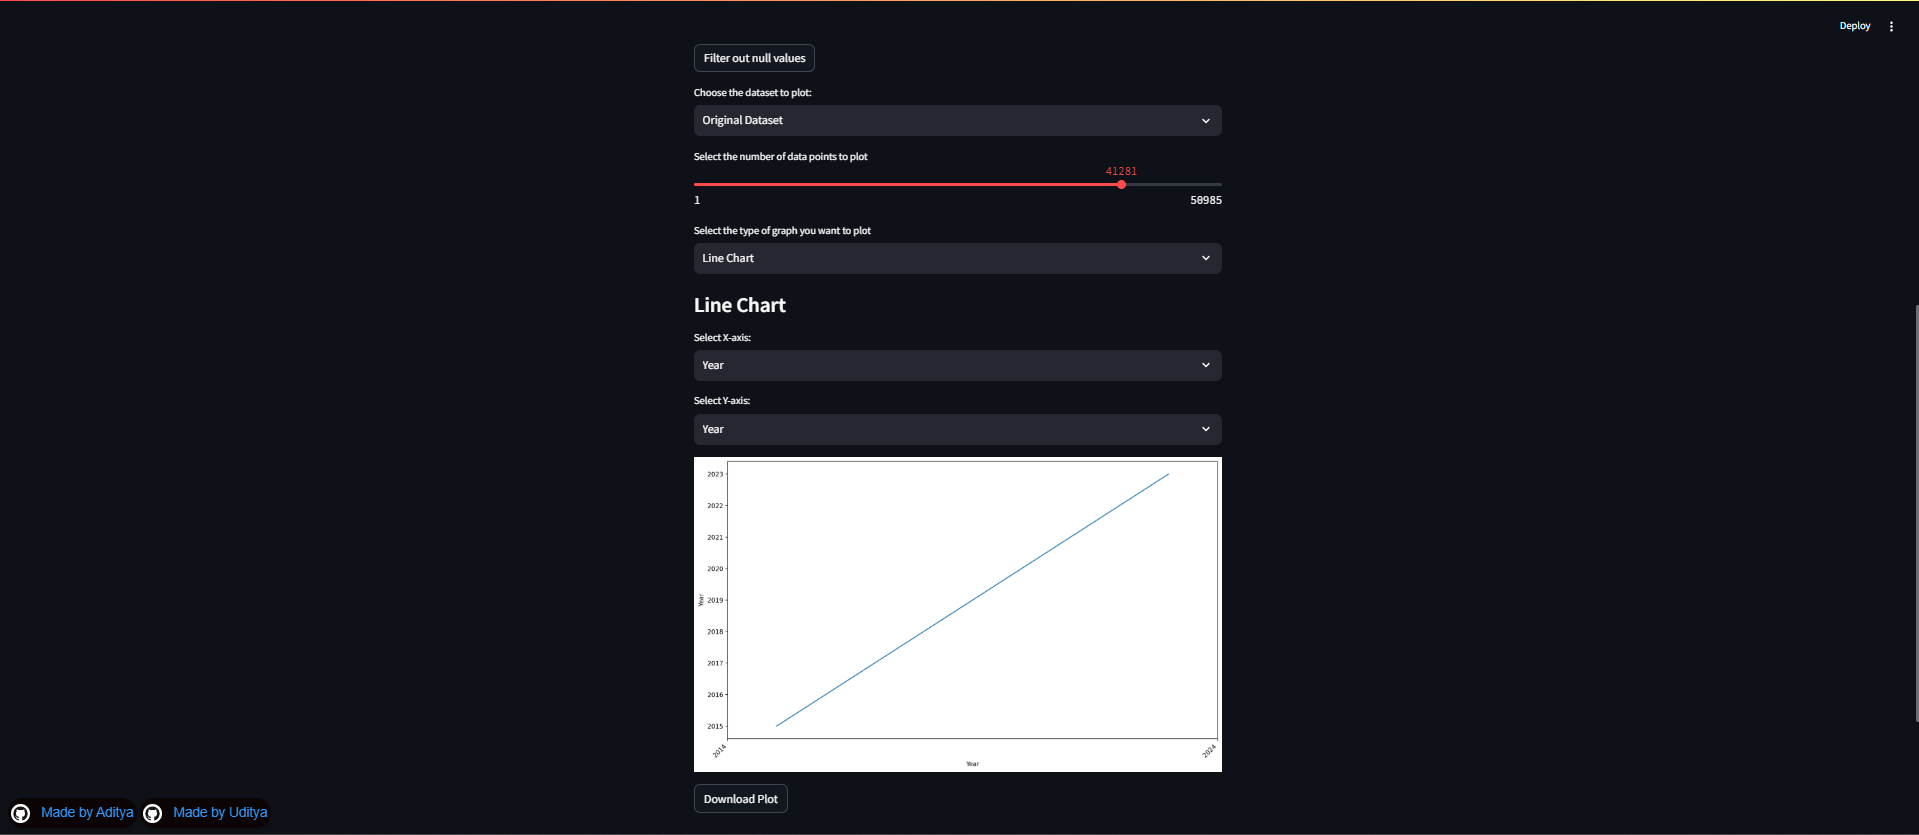

Write Python code to recreate this figure.
import streamlit as st
import pandas as pd
import matplotlib.pyplot as plt
import seaborn as sns
import plotly.express as px
import io
from PIL import Image

# Function to generate a download link for the plot
def generate_download_link(fig, filename="plot.png"):
    buf = io.BytesIO()
    fig.savefig(buf, format="png")
    buf.seek(0)
    return st.download_button(
        label="Download Plot",
        data=buf,
        file_name=filename,
        mime="image/png"
    )

# Title of the Streamlit app
st.set_page_config(
    page_title='Comprehensive CSV Data Visualization App',
    page_icon="📊",
    layout="wide",
    initial_sidebar_state="expanded",

)

# File uploader for CSV files
uploaded_file = st.file_uploader('Upload your CSV file', type=['csv'])

if uploaded_file is not None:
    # Read the CSV file
    df = pd.read_csv(uploaded_file)
    st.write('Data Preview:')
    st.dataframe(df)

    # Initialize session state variables to hold datasets and the filter button state
    if "df_filtered" not in st.session_state:
        st.session_state.df_filtered = None
    if "null_values_filtered" not in st.session_state:
        st.session_state.null_values_filtered = False

    # Button to filter out null values
    if st.button('Filter out null values'):
        if df.isnull().values.any():
            st.session_state.df_filtered = df.dropna()
            st.session_state.null_values_filtered = True
            st.write('Null values removed. Updated Data:')
            st.dataframe(st.session_state.df_filtered)
        else:
            st.session_state.null_values_filtered = False
            st.write('No null values found in the dataset.')

    # Dropdown menu for choosing dataset to plot
    if st.session_state.null_values_filtered:
        dataset_choice = st.selectbox(
            'Choose the dataset to plot:',
            ('Original Dataset', 'Dataset without Null Values')
        )
    else:
        dataset_choice = st.selectbox(
            'Choose the dataset to plot:',
            ('Original Dataset',)
        )

    # Select the appropriate dataset based on user choice
    if dataset_choice == 'Original Dataset':
        data_to_plot = df
    elif dataset_choice == 'Dataset without Null Values':
        data_to_plot = st.session_state.df_filtered

    # Slider to select the number of data points to plot
    max_entries = len(data_to_plot)
    num_entries = st.slider('Select the number of data points to plot', min_value=1, max_value=max_entries, value=min(100, max_entries))

    # Subset the data according to the slider value
    df_subset = data_to_plot.head(num_entries)

    # Separate numeric and categorical columns
    numeric_columns = df_subset.select_dtypes(include=['float64', 'int64']).columns.tolist()
    categorical_columns = df_subset.select_dtypes(include=['object', 'category']).columns.tolist()

    # Dropdown menu for selecting the type of graph
    graph_type = st.selectbox(
        'Select the type of graph you want to plot',
        [
            'Scatter Plot', 'Bar Graph', 'Pie Chart', 
            'Line Chart', 'Histogram', 'Box Plot', 
            'Heat Map', 'Violin Plot', 'Pair Plot', 'Correlation Matrix', 'Animated Line Chart'
        ]
    )

    # Plotting the selected graph
    fig, ax = plt.subplots(figsize=(14, 8))  # Increased figure size for better readability

    if graph_type == 'Scatter Plot':
        st.subheader('Scatter Plot')
        x_axis = st.selectbox('Select X-axis:', numeric_columns)
        y_axis = st.selectbox('Select Y-axis:', numeric_columns)
        sns.scatterplot(x=df_subset[x_axis], y=df_subset[y_axis], ax=ax)

    elif graph_type == 'Bar Graph':
        st.subheader('Bar Graph')
        x_axis = st.selectbox('Select X-axis:', categorical_columns + numeric_columns)
        y_axis = st.selectbox('Select Y-axis:', numeric_columns)
        sns.barplot(x=df_subset[x_axis], y=df_subset[y_axis], ax=ax)

    elif graph_type == 'Pie Chart':
        st.subheader('Pie Chart')
        column = st.selectbox('Select the column for the pie chart:', categorical_columns + numeric_columns)
        data = df_subset[column].value_counts()
        plt.pie(data, labels=data.index, autopct='%1.1f%%')

    elif graph_type == 'Line Chart':
        st.subheader('Line Chart')
        x_axis = st.selectbox('Select X-axis:', numeric_columns)
        y_axis = st.selectbox('Select Y-axis:', numeric_columns)
        ax.plot(df_subset[x_axis], df_subset[y_axis])
        ax.set_xlabel(x_axis)
        ax.set_ylabel(y_axis)

    elif graph_type == 'Histogram':
        st.subheader('Histogram')
        column = st.selectbox('Select the column for the histogram:', numeric_columns)
        sns.histplot(df_subset[column], bins=30, ax=ax)

    elif graph_type == 'Box Plot':
        st.subheader('Box Plot')
        column = st.selectbox('Select the column for the box plot:', numeric_columns)
        sns.boxplot(y=df_subset[column], ax=ax)

    elif graph_type == 'Heat Map':
        st.subheader('Heat Map')
        corr = df_subset[numeric_columns].corr()
        sns.heatmap(corr, annot=True, cmap='coolwarm', linewidths=0.5, ax=ax)

    elif graph_type == 'Violin Plot':
        st.subheader('Violin Plot')
        x_axis = st.selectbox('Select X-axis:', categorical_columns + numeric_columns)
        y_axis = st.selectbox('Select Y-axis:', numeric_columns)
        sns.violinplot(x=df_subset[x_axis], y=df_subset[y_axis], ax=ax)

    elif graph_type == 'Pair Plot':
        st.subheader('Pair Plot')
        sns.pairplot(df_subset[numeric_columns])
        st.pyplot()

    elif graph_type == 'Correlation Matrix':
        st.subheader('Correlation Matrix')
        corr = df_subset[numeric_columns].corr()
        st.write(corr)
        sns.heatmap(corr, annot=True, cmap='coolwarm', linewidths=0.5, ax=ax)

    elif graph_type == 'Animated Line Chart':
        st.subheader('Animated Line Chart')
        x_axis = st.selectbox('Select X-axis:', numeric_columns)
        y_axis = st.selectbox('Select Y-axis:', numeric_columns)
        fig = px.line(df_subset, x=x_axis, y=y_axis, title='Animated Line Chart', animation_frame=x_axis, range_y=[df_subset[y_axis].min(), df_subset[y_axis].max()])
        st.plotly_chart(fig)

    # Show the plot
    if graph_type != 'Animated Line Chart':  # Plotly takes care of its own plotting
        # Rotate x-axis labels to avoid overlap
        plt.xticks(rotation=45, ha='right')  # Rotate the labels by 45 degrees for better readability
        # Limit the number of x-ticks (optional)
        ax.set_xticks(ax.get_xticks()[::10])  # This keeps every 10th tick on the x-axis, adjust as needed
        
        st.pyplot(fig)
        # Add a download button beside the plot
        generate_download_link(fig)

    # Show the DataFrame statistics in horizontal format
    st.subheader('Data Statistics')
    st.write(df_subset.describe().T)

# Add "Made by Aditya and Uditya" section with GitHub logo in a button-like element with hover effect
st.markdown(
    """
        <style>
    .button-like {
        display: inline-flex;
        align-items: center;
        justify-content: center;
        padding: 4px 8px; /* Further reduced padding */
        font-size: 10px; /* Smaller font size */
        font-weight: bold;
        color: #ffffff;
        background-color: #141414;
        border: none;
        border-radius: 15px; /* Smaller rounded corners */
        text-decoration: none;
        transition: transform 0.3s ease, box-shadow 0.3s ease;
        box-shadow: 0 4px 8px rgba(0, 0, 0, 0.2);
    }
    
    .button-like img {
        width: 12px; /* Smaller logo size */
        height: 12px;
        margin-right: 4px; /* Reduced margin */
        border-radius: 50%;
    }
    
    .button-like:hover {
        transform: translateY(-2px); /* Smaller lift effect */
        box-shadow: 0 6px 12px rgba(0, 0, 0, 0.3);
    }
    
    .footer {
        position: fixed;
        bottom: 10px;
        left: 10px;
        display: flex;
        gap: 8px; /* Smaller gap between buttons */
    }
    </style>
    <div class="footer">
        <a class="button-like" href="https://github.com/AdityaRoy999" target="_blank">
            <img src="https://github.githubassets.com/images/modules/logos_page/GitHub-Mark.png" alt="GitHub"> Made by Aditya
        </a>
        <a class="button-like" href="https://github.com/udityamerit" target="_blank">
            <img src="https://github.githubassets.com/images/modules/logos_page/GitHub-Mark.png" alt="GitHub"> Made by Uditya
        </a>
    </div>
    """,
    unsafe_allow_html=True
)
